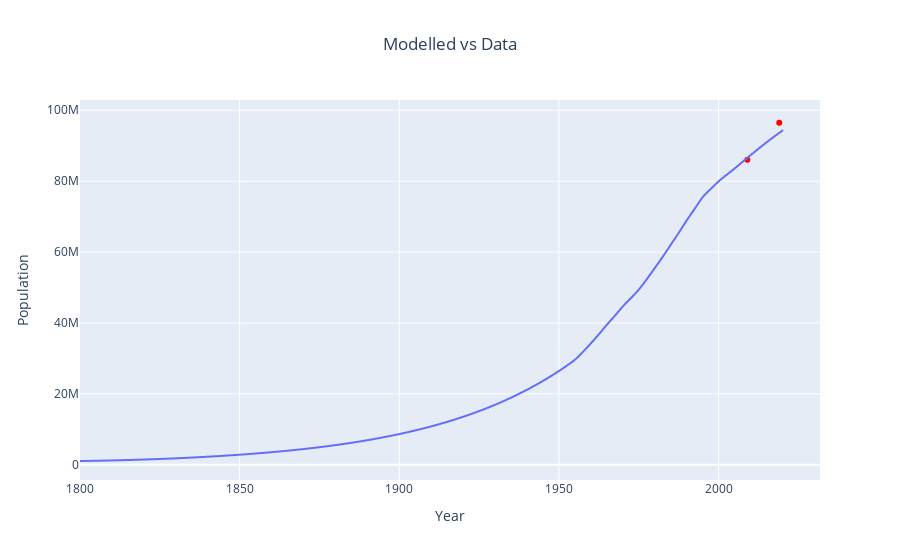

Notebook code cell kept with this figure:
### Code cell
fig2_1 = px.line(
    derived_df_0,
    x=derived_df_0.index,
    y="total_population",
)
plots = {"total_population": {
      "title": "Population size",
      "output_key": "total_population",
      "times": [2009.0, 2019.0],
      "values": [86025000, 96484000],
      "quantiles": [0.025, 0.25, 0.5, 0.75, 0.975]
    },
     "notifications": {
      "title": "Notifications",
      "output_key": "notifications",
      "times": [2011.0, 2012.0, 2013.0, 2014.0, 2015.0, 2016.0, 2017.0, 2018.0, 2019.0],
      "values": [1495, 1485, 1369, 1405, 1642, 1555, 1440, 1468, 1417],
      "quantiles": [0.025, 0.25, 0.5, 0.75, 0.975]
    },
    "percentage_latent": {
      "title": "Percentage Latent",
      "output_key": "percentage_latent",
      "times": [2016.0],
      "values": [30.8],
      "quantiles": [0.025, 0.25, 0.5, 0.75, 0.975]
    },
    
    }
fig2_2 = px.scatter(x= plots['total_population']['times'], y = plots['total_population']['values'])
fig2_2.update_traces(marker=dict(color="red"))
fig2_3 = go.Figure(
    data=fig2_1.data + fig2_2.data,
)
fig2_3.update_layout(
    title="Modelled vs Data", title_x=0.5, xaxis_title="Year", yaxis_title="Population"
)
fig2_3.show()

### Figure 1 — Plotly figure (JSON) as saved in the notebook; plotly's stock layout.template omitted (floating-point values rounded to 4 significant figures; data arrays with more than 128 entries replaced by an {"elided": "..."} marker saying what was removed)
{"data": [{"hovertemplate": "index=%{x}<br>total_population=%{y}<extra></extra>", "legendgroup": "", "line": {"color": "#636efa", "dash": "solid"}, "marker": {"symbol": "circle"}, "mode": "lines", "name": "", "showlegend": false, "type": "scattergl", "x": {"elided": "2201 float values"}, "xaxis": "x", "y": {"elided": "2201 float values"}, "yaxis": "y"}, {"hovertemplate": "x=%{x}<br>y=%{y}<extra></extra>", "legendgroup": "", "marker": {"color": "red", "symbol": "circle"}, "mode": "markers", "name": "", "orientation": "v", "showlegend": false, "type": "scatter", "x": [2009, 2019], "xaxis": "x", "y": [86025000, 96484000], "yaxis": "y"}], "layout": {"title": {"text": "Modelled vs Data", "x": 0.5}, "xaxis": {"title": {"text": "Year"}}, "yaxis": {"title": {"text": "Population"}}}}
